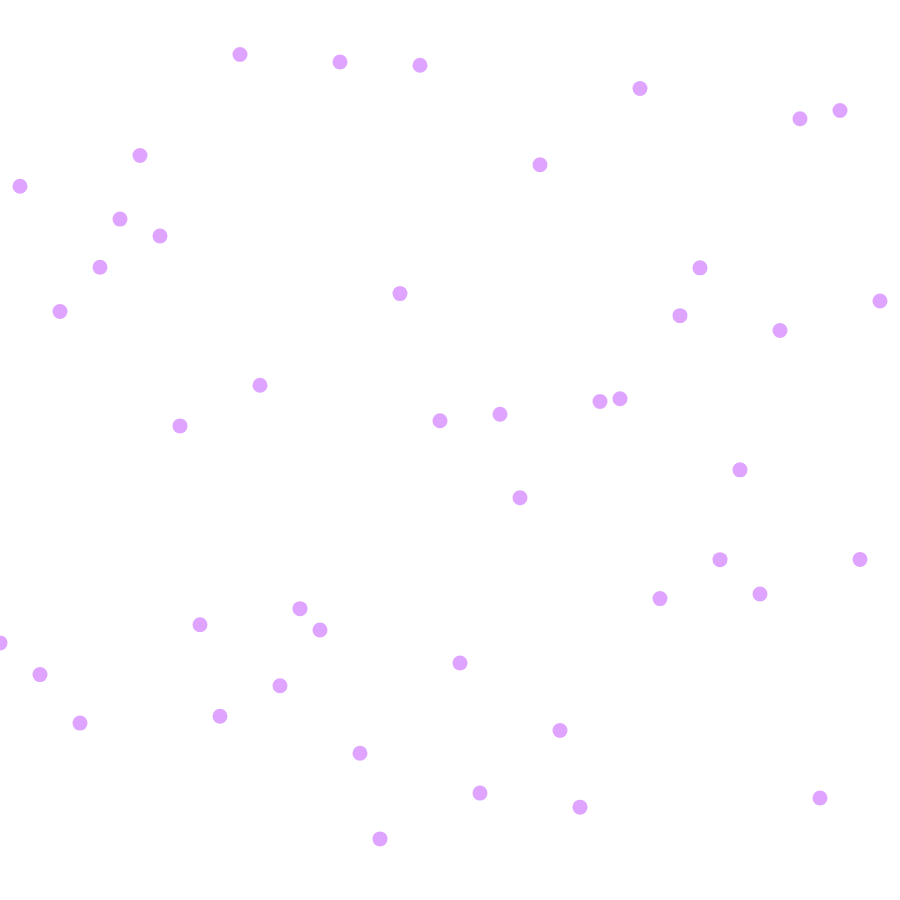
Frame 1 (no input)
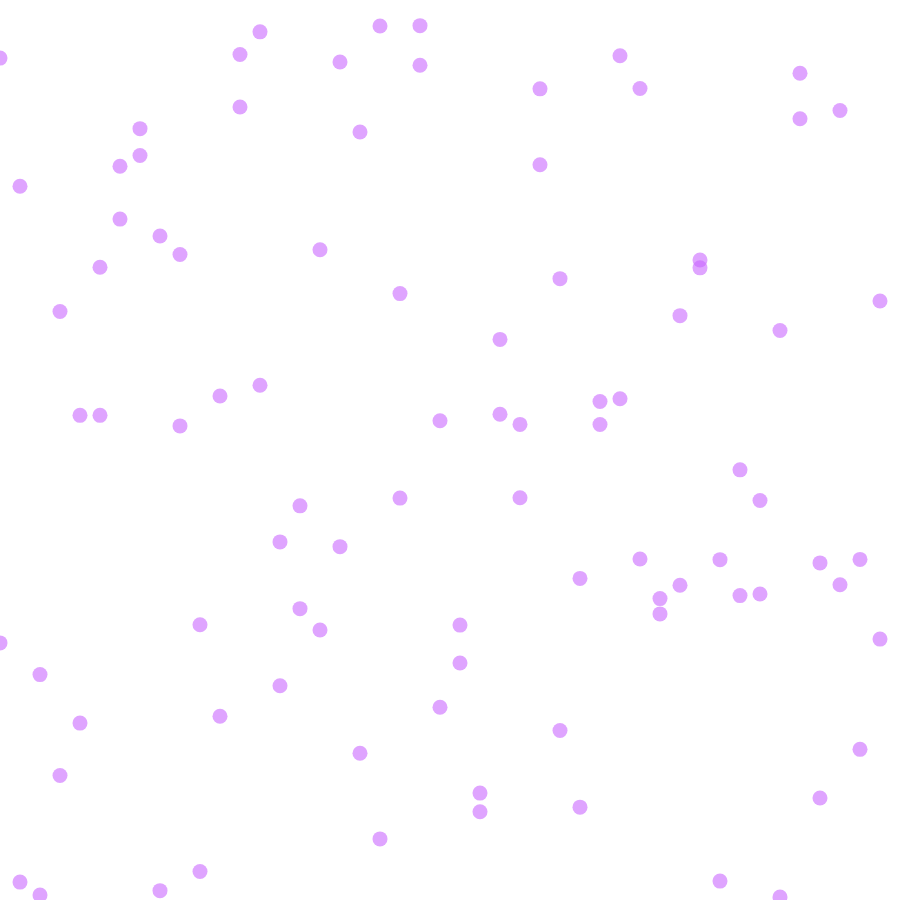
Frame 2 (the mouse pressed at the canvas centre, redrawn once)

The p5.js sketch that drew these frames (run headless with seeded random() and noise() and a simulated clock; the mouse was pressed at the canvas centre and the sketch redrawn once):

// p5.js sketch
// ── sketch.js
function setup() {
  const s = min(windowWidth, windowHeight) * 0.9;
  createCanvas(s, s);
  noStroke();
  fill(200, 100, 255, 150);
  noLoop();
}

function windowResized() {
  const s = min(windowWidth, windowHeight) * 0.9;
  resizeCanvas(s, s);
  redraw();
}

function draw(){
    for (let i = 0; i < width; i += 20) {
      ellipse(i, random(height), 15);
    }
}

// ── style.css
html, body {
  margin: 0;
  padding: 0;
  display: grid;
  place-content: center center;
  height: 100vh;
  background: #0f0f23;
}
canvas {
  display: block;
  border: 3px solid #333;
  border-radius: 1em;
}
